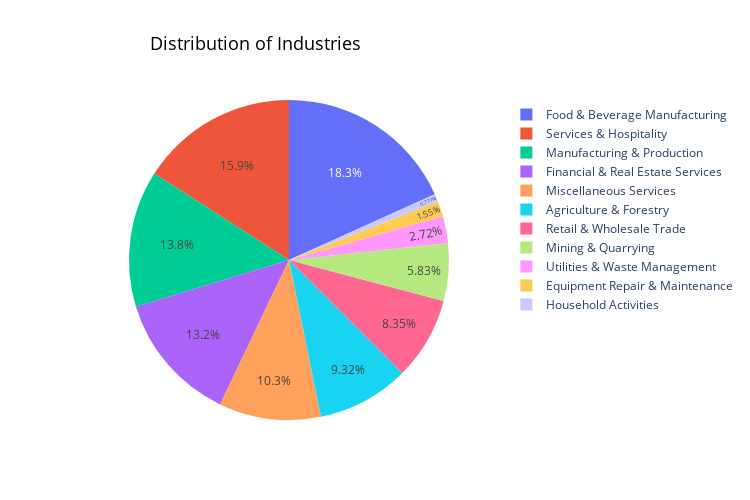

Here is the notebook cell this chart was saved with:
### Code cell
import plotly.express as px

# Assuming df is your DataFrame containing the data
fig = px.pie(df_1, names='Cluster', title='Distribution of Industries')
fig.update_traces(textposition='inside', textinfo='percent')
fig.update_layout( height=500,width=750,title_font_color='black',title_font=dict(size=18),title_x=0.2)
fig.show()

### Figure 1 — Plotly figure (JSON) as saved in the notebook; plotly's stock layout.template omitted (floating-point values rounded to 4 significant figures; data arrays with more than 128 entries replaced by an {"elided": "..."} marker saying what was removed)
{"data": [{"domain": {"x": [0, 1], "y": [0, 1]}, "hovertemplate": "Cluster=%{label}<extra></extra>", "labels": {"elided": "515 str values"}, "legendgroup": "", "name": "", "showlegend": true, "textinfo": "percent", "textposition": "inside", "type": "pie"}], "layout": {"height": 500, "legend": {"tracegroupgap": 0}, "title": {"font": {"color": "black", "size": 18}, "text": "Distribution of Industries", "x": 0.2}, "width": 750}}
